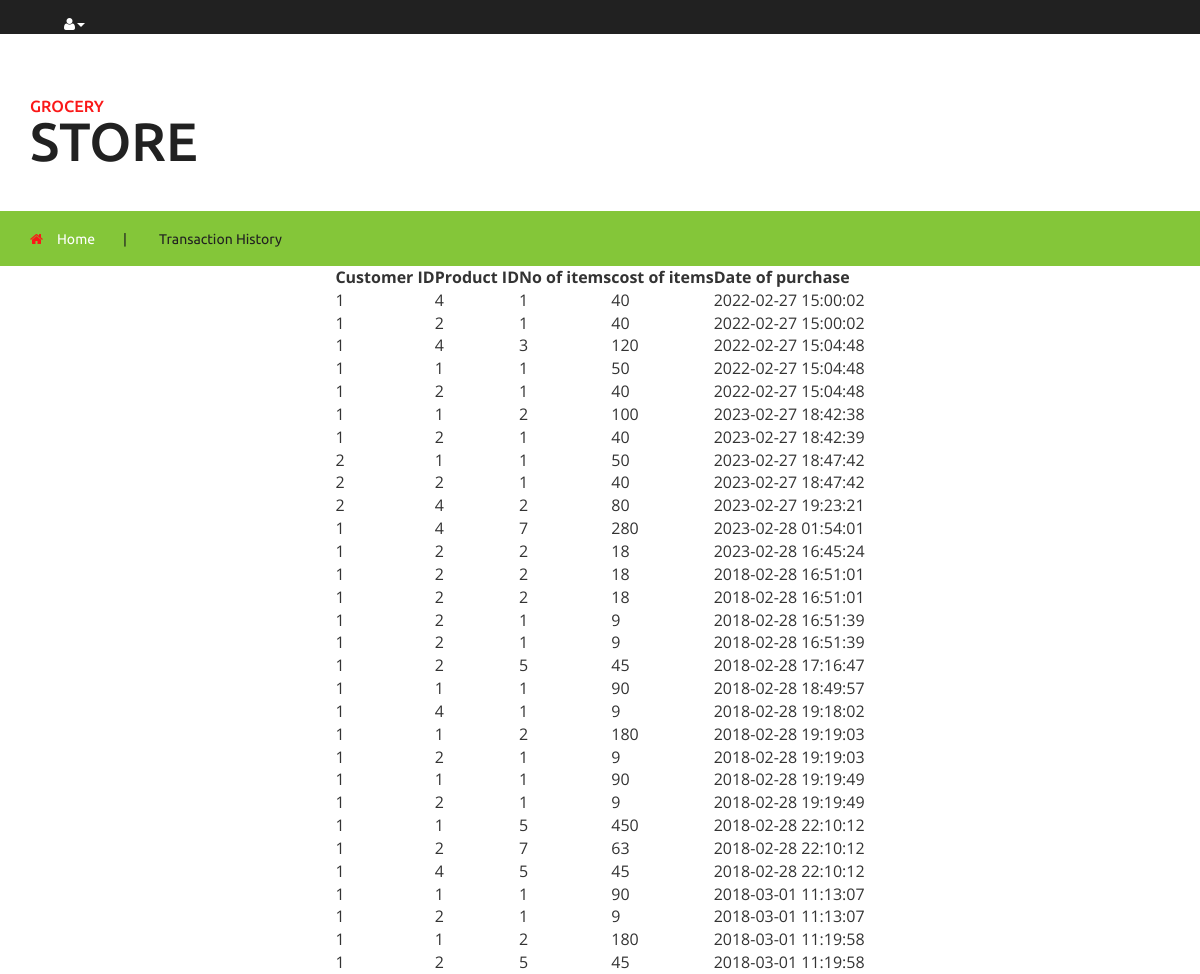
The app's page /All_transactions.php with its own data.
### tables this page shows
CREATE TABLE `purchase` (
  `pcid` int(10) NOT NULL,
  `ppid` int(10) NOT NULL,
  `no_of_items` int(10) NOT NULL,
  `cost_of_items` int(10) NOT NULL,
  `date_time` datetime NOT NULL
);

### All_transactions.php (the view, shortened to what this page needs)
<!DOCTYPE html>
<html>
<head>
<link href="css/bootstrap.css" rel="stylesheet" type="text/css" media="all" />
<link href="css/style.css" rel="stylesheet" type="text/css" media="all" />
<link href="css/font-awesome.css" rel="stylesheet" type="text/css" media="all" />
</head>
<body>
   <div class="agileits_header">
      <div class="w3l_header_right">
         <ul>
            <li class="dropdown profile_details_drop">
               <a href="#" class="dropdown-toggle" data-toggle="dropdown"><i class="fa fa-user" aria-hidden="true"></i><span class="caret"></span></a>
            </li>
         </ul>
      </div>
      <div class="clearfix"> </div>
   </div>
   <div class="logo_products">
      <div class="container">
         <div class="w3ls_logo_products_left">
            <h1><a href="index.html"><span>Grocery</span> Store</a></h1>
         </div>
         <div class="clearfix"> </div>
      </div>
   </div>
   <div class="products-breadcrumb">
      <div class="container">
         <ul>
            <li><i class="fa fa-home" aria-hidden="true"></i><a href="manager_logged.php">Home</a><span>|</span></li>
            <li>Transaction History</li>
         </ul>
      </div>
   </div>
   <?php
   $db="grocery";
   $connect = mysqli_connect('localhost','root','',$db);
   $query = mysqli_query($connect,"SELECT * FROM purchase");
      echo "<center>";
      ?><table cellpadding="45" cellspacing="45">
         <?php
      echo "<tr>";
      echo "<th>"; echo "Customer ID"; echo "</th>";
      echo "<th>"; echo "Product ID"; echo "</th>";
      echo "<th>"; echo "No of items"; echo "</th>";
      echo "<th>"; echo "cost of items"; echo "</th>";
      echo "<th>"; echo "Date of purchase"; echo "</th>";
      echo "</tr>";
 while ($row = mysqli_fetch_array ($query)) {
      echo "<tr>";
      echo "<td>"; echo $row["pcid"]; echo "</td>";
      echo "<td>"; echo $row["ppid"]; echo "</td>";
      echo "<td>"; echo $row["no_of_items"]; echo "</td>";
      echo "<td>"; echo $row["cost_of_items"]; echo "</td>";
      echo "<td>"; echo $row["date_time"]; echo "</td>";
      echo "</tr>";
  }
  echo "</table>";
  echo "</center>";
?>
</body>
</html>

### records on screen
purchase: pcid "1", ppid "4", no_of_items "1", cost_of_items "40", date_time "2022-02-27 15:00:02"
purchase: pcid "1", ppid "2", no_of_items "1", cost_of_items "40", date_time "2022-02-27 15:00:02"
purchase: pcid "1", ppid "4", no_of_items "3", cost_of_items "120", date_time "2022-02-27 15:04:48"
purchase: pcid "1", ppid "1", no_of_items "1", cost_of_items "50", date_time "2022-02-27 15:04:48"
purchase: pcid "1", ppid "2", no_of_items "1", cost_of_items "40", date_time "2022-02-27 15:04:48"
purchase: pcid "1", ppid "1", no_of_items "2", cost_of_items "100", date_time "2023-02-27 18:42:38"
purchase: pcid "1", ppid "2", no_of_items "1", cost_of_items "40", date_time "2023-02-27 18:42:39"
purchase: pcid "2", ppid "1", no_of_items "1", cost_of_items "50", date_time "2023-02-27 18:47:42"
purchase: pcid "2", ppid "2", no_of_items "1", cost_of_items "40", date_time "2023-02-27 18:47:42"
purchase: pcid "2", ppid "4", no_of_items "2", cost_of_items "80", date_time "2023-02-27 19:23:21"
purchase: pcid "1", ppid "4", no_of_items "7", cost_of_items "280", date_time "2023-02-28 01:54:01"
purchase: pcid "1", ppid "2", no_of_items "2", cost_of_items "18", date_time "2023-02-28 16:45:24"
purchase: pcid "1", ppid "2", no_of_items "2", cost_of_items "18", date_time "2018-02-28 16:51:01"
purchase: pcid "1", ppid "2", no_of_items "2", cost_of_items "18", date_time "2018-02-28 16:51:01"
purchase: pcid "1", ppid "2", no_of_items "1", cost_of_items "9", date_time "2018-02-28 16:51:39"
purchase: pcid "1", ppid "2", no_of_items "1", cost_of_items "9", date_time "2018-02-28 16:51:39"
purchase: pcid "1", ppid "2", no_of_items "5", cost_of_items "45", date_time "2018-02-28 17:16:47"
purchase: pcid "1", ppid "1", no_of_items "1", cost_of_items "90", date_time "2018-02-28 18:49:57"
purchase: pcid "1", ppid "4", no_of_items "1", cost_of_items "9", date_time "2018-02-28 19:18:02"
purchase: pcid "1", ppid "1", no_of_items "2", cost_of_items "180", date_time "2018-02-28 19:19:03"
purchase: pcid "1", ppid "2", no_of_items "1", cost_of_items "9", date_time "2018-02-28 19:19:03"
purchase: pcid "1", ppid "1", no_of_items "1", cost_of_items "90", date_time "2018-02-28 19:19:49"
purchase: pcid "1", ppid "2", no_of_items "1", cost_of_items "9", date_time "2018-02-28 19:19:49"
purchase: pcid "1", ppid "1", no_of_items "5", cost_of_items "450", date_time "2018-02-28 22:10:12"
purchase: pcid "1", ppid "2", no_of_items "7", cost_of_items "63", date_time "2018-02-28 22:10:12"
purchase: pcid "1", ppid "4", no_of_items "5", cost_of_items "45", date_time "2018-02-28 22:10:12"
purchase: pcid "1", ppid "1", no_of_items "1", cost_of_items "90", date_time "2018-03-01 11:13:07"
purchase: pcid "1", ppid "2", no_of_items "1", cost_of_items "9", date_time "2018-03-01 11:13:07"
purchase: pcid "1", ppid "1", no_of_items "2", cost_of_items "180", date_time "2018-03-01 11:19:58"
purchase: pcid "1", ppid "2", no_of_items "5", cost_of_items "45", date_time "2018-03-01 11:19:58"
